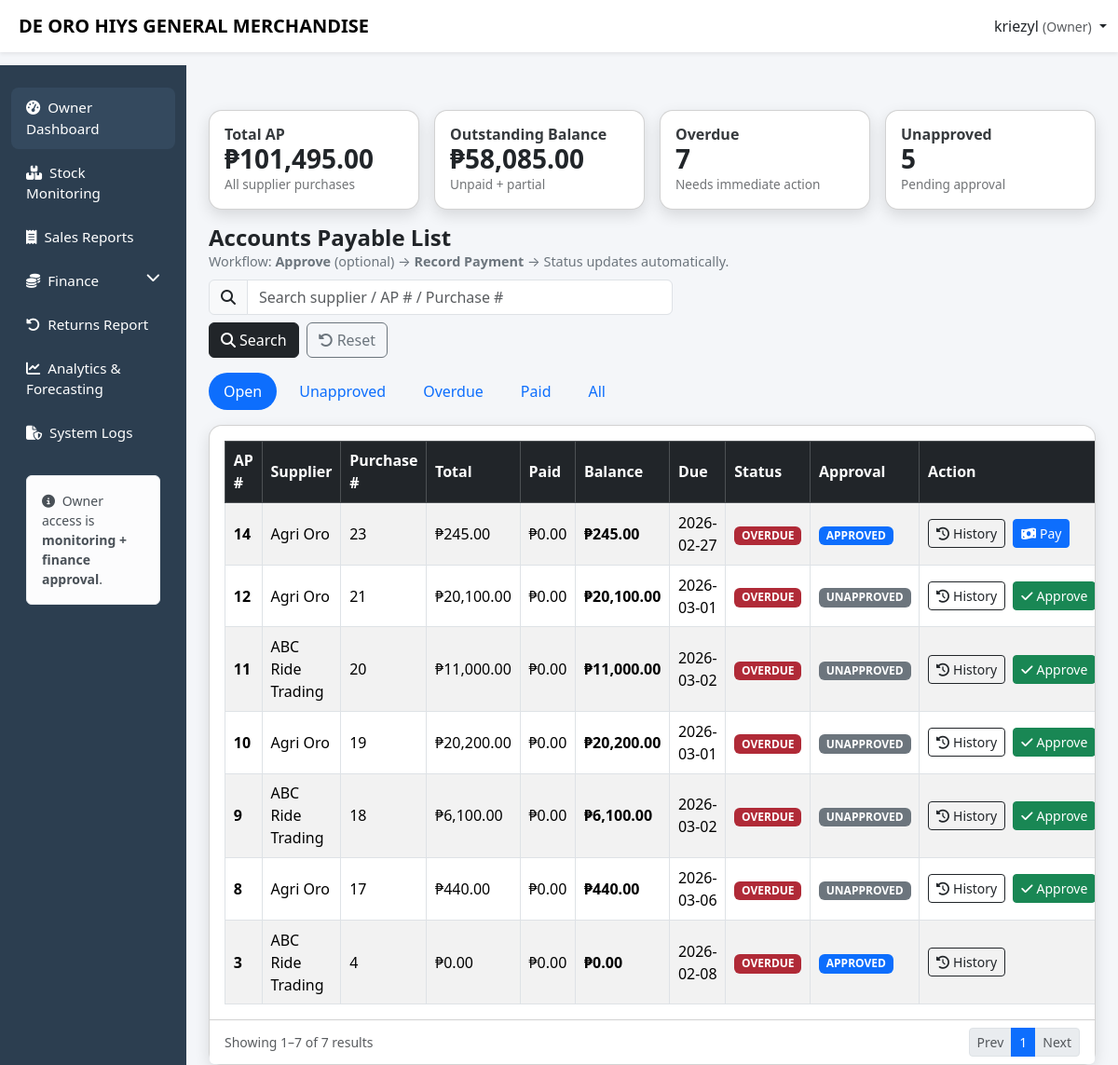
The app's page /capstone/owner/supplier_payables.php (signed in) with its own data.
### tables this page shows
CREATE TABLE `account_payable` (
  `ap_id` int(11) NOT NULL,
  `purchase_id` int(11) DEFAULT NULL,
  `supplier_id` int(11) DEFAULT NULL,
  `total_amount` decimal(10,2) DEFAULT NULL,
  `amount_paid` decimal(10,2) DEFAULT NULL,
  `balance` decimal(10,2) DEFAULT NULL,
  `due_date` date DEFAULT NULL,
  `status` enum('paid','unpaid','partial','overdue') DEFAULT NULL,
  `approved` tinyint(1) NOT NULL DEFAULT 0,
  `approved_by` int(11) DEFAULT NULL,
  `approved_at` timestamp NULL DEFAULT NULL,
  `created_at` timestamp NOT NULL DEFAULT current_timestamp()
);

CREATE TABLE `suppliers` (
  `supplier_id` int(11) NOT NULL,
  `name` varchar(100) NOT NULL,
  `phone` varchar(20) DEFAULT NULL,
  `address` text DEFAULT NULL,
  `created_at` timestamp NOT NULL DEFAULT current_timestamp(),
  `status` enum('active','inactive') DEFAULT 'active',
  `contact` varchar(50) DEFAULT NULL
);

### capstone/owner/supplier_payables.php (the view, shortened to what this page needs)
<?php
include "../config/db.php";
$username = $_SESSION['username'] ?? 'Owner';
function columnExists(mysqli $conn, string $table, string $column): bool {
  $tableEsc = $conn->real_escape_string($table);
  $colEsc = $conn->real_escape_string($column);
  $dbRes = $conn->query("SELECT DATABASE() AS dbname");
  $db = $dbRes ? ($dbRes->fetch_assoc()['dbname'] ?? '') : '';
  $dbEsc = $conn->real_escape_string($db);
  $q = $conn->query("
    SELECT 1
    FROM information_schema.COLUMNS
    WHERE TABLE_SCHEMA = '$dbEsc' AND TABLE_NAME = '$tableEsc' AND COLUMN_NAME = '$colEsc'
    LIMIT 1
  ");
  return $q && $q->num_rows > 0;
}
function f($v): float { return (float)($v ?? 0); }
$hasApproved = columnExists($conn, "account_payable", "approved");
$hasApprovedBy = columnExists($conn, "account_payable", "approved_by");
$hasApprovedAt = columnExists($conn, "account_payable", "approved_at");
$filter = strtolower(trim($_GET['filter'] ?? 'open'));
$search = trim($_GET['q'] ?? '');
$page = (int)($_GET['page'] ?? 1);
$perPage = 10;
$offset = ($page - 1) * $perPage;
$where = "1=1";
if($filter === 'open'){
  $where .= " AND ap.status IN ('unpaid','partial','overdue')";
} elseif($filter === 'unapproved'){
  if($hasApproved){
    $where .= " AND ap.approved = 0 AND ap.status IN ('unpaid','partial','overdue')";
  } else {
    $where .= " AND ap.status IN ('unpaid','partial','overdue')";
  }
} elseif($filter === 'overdue'){
  $where .= " AND (ap.status='overdue' OR (ap.due_date IS NOT NULL AND ap.due_date < CURDATE() AND ap.status <> 'paid'))";
} elseif($filter === 'paid'){
  $where .= " AND ap.status='paid'";
} elseif($filter === 'all'){
  $where .= " AND 1=1";
}
$sumSelect = "
  SELECT
    IFNULL(SUM(ap.total_amount),0) AS total_ap,
    IFNULL(SUM(ap.balance),0) AS balance_ap,
    SUM(CASE WHEN ap.status='unpaid' THEN 1 ELSE 0 END) AS cnt_unpaid,
    SUM(CASE WHEN ap.status='partial' THEN 1 ELSE 0 END) AS cnt_partial,
    SUM(CASE WHEN ap.status='paid' THEN 1 ELSE 0 END) AS cnt_paid,
    SUM(CASE WHEN ap.status='overdue' OR (ap.due_date IS NOT NULL AND ap.due_date < CURDATE() AND ap.status <> 'paid') THEN 1 ELSE 0 END) AS cnt_overdue
";
if($hasApproved){
  $sumSelect .= ", SUM(CASE WHEN ap.approved=0 AND ap.status <> 'paid' THEN 1 ELSE 0 END) AS cnt_unapproved";
} else {
  $sumSelect .= ", 0 AS cnt_unapproved";
}
$summary = $conn->query("
  $sumSelect
  FROM account_payable ap
  LEFT JOIN suppliers sup ON ap.supplier_id = sup.supplier_id
")->fetch_assoc() ?? [];
$total_ap = f($summary['total_ap']);
$bal_ap   = f($summary['balance_ap']);
$listSelect = "
  SELECT
    ap.ap_id, ap.purchase_id, ap.supplier_id, ap.total_amount, ap.amount_paid, ap.balance, ap.due_date, ap.status, ap.created_at,
    sup.name AS supplier_name
";
if($hasApproved) $listSelect .= ", ap.approved";
if($hasApprovedBy) $listSelect .= ", ap.approved_by";
if($hasApprovedAt) $listSelect .= ", ap.approved_at";
$listSql = "
  $listSelect
  FROM account_payable ap
  LEFT JOIN suppliers sup ON ap.supplier_id = sup.supplier_id
  WHERE $where
  ORDER BY ap.created_at DESC
  LIMIT $perPage OFFSET $offset
";
$payables = $conn->query($listSql);
$countRes = $conn->query("
  SELECT COUNT(*) AS cnt
  FROM account_payable ap
  LEFT JOIN suppliers sup ON ap.supplier_id = sup.supplier_id
  WHERE $where
")->fetch_assoc();
$totalRows = (int)($countRes['cnt'] ?? 0);
$totalPages = (int)ceil($totalRows / $perPage);
?>
<!DOCTYPE html>
<html lang="en">
<head>
<link href="https://cdn.jsdelivr.net/npm/bootstrap@5.3.2/dist/css/bootstrap.min.css" rel="stylesheet">
<link href="https://cdnjs.cloudflare.com/ajax/libs/font-awesome/6.5.1/css/all.min.css" rel="stylesheet">
<link href="../css/layout.css" rel="stylesheet">
</head>
<body>
<nav class="navbar navbar-expand-lg navbar-light bg-white shadow-sm fixed-top">
  <div class="container-fluid">
    <span class="navbar-brand fw-bold ms-2">DE ORO HIYS GENERAL MERCHANDISE</span>
    <div class="ms-auto dropdown">
      <a class="nav-link dropdown-toggle" data-bs-toggle="dropdown">
        <?= htmlspecialchars($username) ?> <small class="text-muted">(Owner)</small>
      </a>
    </div>
  </div>
</nav>
<div class="container-fluid">
<div class="row">
<?php include '../includes/owner_sidebar.php'; ?>
<main class="col-lg-10 ms-sm-auto px-4 main-content">
<div class="py-4"></div>
  <div class="row g-3 mb-3">
    <div class="col-12 col-md-6 col-xl-3">
      <div class="card modern-card card-kpi p-3">
        <h6>Total AP</h6>
        <h3>₱<?= number_format($total_ap,2) ?></h3>
        <div class="kpi-sub text-muted">All supplier purchases</div>
      </div>
    </div>
    <div class="col-12 col-md-6 col-xl-3">
      <div class="card modern-card card-kpi p-3">
        <h6>Outstanding Balance</h6>
        <h3>₱<?= number_format($bal_ap,2) ?></h3>
        <div class="kpi-sub text-muted">Unpaid + partial</div>
      </div>
    </div>
    <div class="col-12 col-md-6 col-xl-3">
      <div class="card modern-card card-kpi p-3">
        <h6>Overdue</h6>
        <h3><?= (int)($summary['cnt_overdue'] ?? 0) ?></h3>
        <div class="kpi-sub text-muted">Needs immediate action</div>
      </div>
    </div>
    <div class="col-12 col-md-6 col-xl-3">
      <div class="card modern-card card-kpi p-3">
        <h6>Unapproved</h6>
        <h3><?= (int)($summary['cnt_unapproved'] ?? 0) ?></h3>
        <div class="kpi-sub text-muted"><?= $hasApproved ? "Pending approval" : "Approval not enabled" ?></div>
      </div>
    </div>
  </div>
  <div class="d-flex flex-wrap align-items-center justify-content-between gap-2 mb-3">
    <div>
      <h4 class="fw-bold mb-0">Accounts Payable List</h4>
      <div class="small-muted">
        Workflow: <b>Approve</b> (optional) → <b>Record Payment</b> → Status updates automatically.
      </div>
    </div>
    <form method="GET" class="d-flex flex-wrap gap-2 align-items-center">
      <div class="input-group">
        <span class="input-group-text"><i class="fa-solid fa-magnifying-glass"></i></span>
        <input type="text" name="q" class="form-control" placeholder="Search supplier / AP # / Purchase #"
               value="<?= htmlspecialchars($search) ?>">
      </div>
      <button class="btn btn-dark" type="submit"><i class="fa-solid fa-search me-1"></i>Search</button>
      <a class="btn btn-outline-secondary" href="supplier_payables.php"><i class="fa-solid fa-rotate-left me-1"></i>Reset</a>
    </form>
  </div>
  <div class="mb-3">
    <div class="nav nav-pills gap-2">
      <a class="nav-link <?= $filter==='open'?'active':'' ?>" href="?filter=open&q=<?= urlencode($search) ?>">Open</a>
      <a class="nav-link <?= $filter==='unapproved'?'active':'' ?>" href="?filter=unapproved&q=<?= urlencode($search) ?>">Unapproved</a>
      <a class="nav-link <?= $filter==='overdue'?'active':'' ?>" href="?filter=overdue&q=<?= urlencode($search) ?>">Overdue</a>
      <a class="nav-link <?= $filter==='paid'?'active':'' ?>" href="?filter=paid&q=<?= urlencode($search) ?>">Paid</a>
      <a class="nav-link <?= $filter==='all'?'active':'' ?>" href="?filter=all&q=<?= urlencode($search) ?>">All</a>
    </div>
  </div>
  <div class="card modern-card">
    <div class="card-body table-responsive">
      <table class="table table-striped table-bordered mb-0">
        <thead class="table-dark">
          <tr>
            <th style="width:70px;">AP #</th>
            <th>Supplier</th>
            <th style="width:100px;">Purchase #</th>
            <th style="width:130px;">Total</th>
            <th style="width:130px;">Paid</th>
            <th style="width:130px;">Balance</th>
            <th style="width:120px;">Due</th>
            <th style="width:120px;">Status</th>
            <th style="width:130px;">Approval</th>
            <th style="min-width:280px;">Action</th>
          </tr>
        </thead>
        <tbody>
          <?php if($payables && $payables->num_rows > 0): ?>
            <?php while($row = $payables->fetch_assoc()): ?>
              <?php
                $ap_id = (int)$row['ap_id'];
                $supplierName = $row['supplier_name'] ?? 'N/A';
                $status = strtolower($row['status'] ?? 'unpaid');
                $balance = f($row['balance']);
                $due = $row['due_date'] ?? '';
                $isDuePast = false;
                if($due && $status !== 'paid'){
                  $isDuePast = (strtotime($due) < strtotime(date('Y-m-d')));
                }
                $statusBadge = 'badge-unpaid';
                if($status === 'paid') $statusBadge = 'badge-paid';
                else if($status === 'partial') $statusBadge = 'badge-partial';
                else if($status === 'overdue' || $isDuePast) $statusBadge = 'badge-overdue';
                $approved = $hasApproved ? ((int)($row['approved'] ?? 0) === 1) : true;
                $approvalBadge = $approved ? "badge-approved" : "badge-unapproved";
                $approvalText  = $approved ? "APPROVED" : "UNAPPROVED";
              ?>
              <tr>
                <td class="fw-bold"><?= $ap_id ?></td>
                <td><?= htmlspecialchars($supplierName) ?></td>
                <td><?= (int)($row['purchase_id'] ?? 0) ?></td>
                <td>₱<?= number_format(f($row['total_amount']),2) ?></td>
                <td>₱<?= number_format(f($row['amount_paid']),2) ?></td>
                <td class="fw-bold">₱<?= number_format($balance,2) ?></td>
                <td><?= htmlspecialchars($due) ?></td>
                <td><span class="badge <?= $statusBadge ?>"><?= strtoupper($isDuePast && $status!=='paid' ? 'overdue' : $status) ?></span></td>
                <td>
                  <span class="badge <?= $approvalBadge ?>"><?= $hasApproved ? $approvalText : "N/A" ?></span>
                </td>
                <td>
                  <div class="d-flex flex-wrap gap-2">
                    <a class="btn btn-sm btn-outline-dark"
                       href="?filter=<?= urlencode($filter) ?>&q=<?= urlencode($search) ?>&page=<?= (int)$page ?>&view=<?= $ap_id ?>">
                      <i class="fa-solid fa-clock-rotate-left me-1"></i>History
                    </a>
                    <?php if($hasApproved && !$approved && $status !== 'paid'): ?>
                      <form method="POST" class="m-0">
                        <button class="btn btn-sm btn-success" type="submit" name="approve_ap">
                          <i class="fa-solid fa-check me-1"></i>Approve
                        </button>
                      </form>
                    <?php endif; ?>
                    <?php if($approved && $status !== 'paid' && $balance > 0): ?>
                      <button class="btn btn-sm btn-primary" type="button"
                              data-bs-toggle="collapse" data-bs-target="#payForm<?= $ap_id ?>">
                        <i class="fa-solid fa-money-bill-wave me-1"></i>Pay
                      </button>
                    <?php endif; ?>
                  </div>
                </td>
              </tr>
            <?php endwhile; ?>
          <?php else: ?>
            <tr><td colspan="10" class="text-center text-muted">No payables found.</td></tr>
          <?php endif; ?>
        </tbody>
      </table>
    </div>
    <div class="card-footer bg-white d-flex flex-wrap justify-content-between align-items-center gap-2">
      <div class="small text-muted">
        Showing <?= min($totalRows, $offset + 1) ?>–<?= min($totalRows, $offset + $perPage) ?> of <?= $totalRows ?> results
      </div>
      <nav>
        <ul class="pagination pagination-sm mb-0">
          <?php
            $base = "supplier_payables.php?filter=".urlencode($filter)."&q=".urlencode($search);
          ?>
          <li class="page-item <?= $page<=1?'disabled':'' ?>">
            <a class="page-link" href="<?= $base ?>&page=<?= max(1,$page-1) ?>">Prev</a>
          </li>
          <?php
            $start = max(1, $page - 2);
            $end   = min($totalPages, $page + 2);
            for($i=$start; $i<=$end; $i++):
          ?>
            <li class="page-item <?= $i===$page?'active':'' ?>">
              <a class="page-link" href="<?= $base ?>&page=<?= $i ?>"><?= $i ?></a>
            </li>
          <?php endfor; ?>
          <li class="page-item <?= $page>=$totalPages?'disabled':'' ?>">
            <a class="page-link" href="<?= $base ?>&page=<?= min($totalPages,$page+1) ?>">Next</a>
          </li>
        </ul>
      </nav>
    </div>
  </div>
</div>
</body>
</html>

### capstone/css/layout.css (style rules this page uses)
body { background:#f4f6f9; padding-top: 60px; }
.modern-card { border-radius:14px; box-shadow:0 6px 16px rgba(0,0,0,.12); transition:.3s; }
.main-content { padding-top:0px; }
.table td, .table th { padding:0.55rem; vertical-align: middle; }
.table td,.table th { vertical-align:middle; }
.small-muted { color:#6c757d; font-size:.85rem; }
table td, .table th { padding:0.55rem; vertical-align: middle; }
body { background:#f4f6f9; padding-top:70px; }
.modern-card { border-radius:14px; box-shadow:0 6px 16px rgba(0,0,0,.12); }
.table td, .table th { vertical-align: middle; }
.small-muted { font-size:.9rem; color:#6c757d; }
.badge-unapproved { background:#6c757d; }
.badge-approved { background:#0d6efd; }
.badge-overdue { background:#b02a37; }
.card-kpi h6 { margin:0; opacity:.9; font-weight:600; }
.card-kpi h3 { margin:0; font-weight:800; }
.kpi-sub { font-size:.85rem; opacity:.85; }
.nav-pills .nav-link { border-radius:999px; }

### records on screen
account_payable: ap_id "14", supplier.name "Agri Oro", purchase "23", total_amount "245.00", amount_paid "0.00", balance "245.00", due_date "2026-02-27", due_date+status "OVERDUE", approved "APPROVED"
account_payable: ap_id "12", supplier.name "Agri Oro", purchase "21", total_amount "20,100.00", amount_paid "0.00", balance "20,100.00", due_date "2026-03-01", due_date+status "OVERDUE", approved "UNAPPROVED"
account_payable: ap_id "11", supplier.name "ABC Ride Trading", purchase "20", total_amount "11,000.00", amount_paid "0.00", balance "11,000.00", due_date "2026-03-02", due_date+status "OVERDUE", approved "UNAPPROVED"
account_payable: ap_id "10", supplier.name "Agri Oro", purchase "19", total_amount "20,200.00", amount_paid "0.00", balance "20,200.00", due_date "2026-03-01", due_date+status "OVERDUE", approved "UNAPPROVED"
account_payable: ap_id "9", supplier.name "ABC Ride Trading", purchase "18", total_amount "6,100.00", amount_paid "0.00", balance "6,100.00", due_date "2026-03-02", due_date+status "OVERDUE", approved "UNAPPROVED"
account_payable: ap_id "8", supplier.name "Agri Oro", purchase "17", total_amount "440.00", amount_paid "0.00", balance "440.00", due_date "2026-03-06", due_date+status "OVERDUE", approved "UNAPPROVED"
account_payable: ap_id "3", supplier.name "ABC Ride Trading", purchase "4", total_amount "0.00", amount_paid "0.00", balance "0.00", due_date "2026-02-08", due_date+status "OVERDUE", approved "APPROVED"

### other values on screen
$username "kriezyl"
$total_ap "101,495.00"
$bal_ap "58,085.00"
$summary['cnt_overdue'] "7"
$summary['cnt_unapproved'] "5"
min($totalRows, $offset + 1) "1"
min($totalRows, $offset + $perPage) "7"
$totalRows "7"
